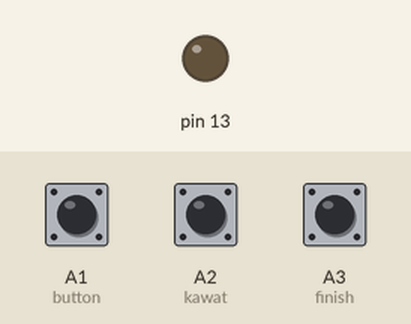
A sketch run on a simulated Arduino Uno, built with avr-gcc and run on an emulated ATmega328P. Shown: output pins drawn as LEDs (lit = HIGH). The test bench sets the inputs (shaded band); at power-on: A1 (button) HIGH, A2 (kawat) HIGH, A3 (finish) HIGH. What the sketch prints to the serial monitor is not drawn.

Above: at 1.2 s.
1.3 s: A1 (button) pulled LOW for 0.15 s
At 2.2 s:
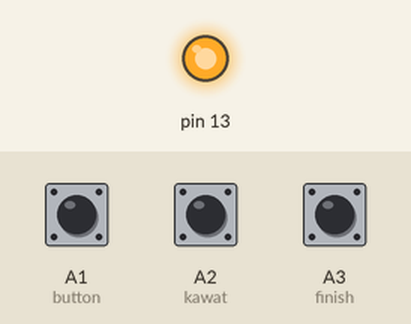
2.9 s: A2 (kawat) pulled LOW for 0.15 s
At 3.4 s:
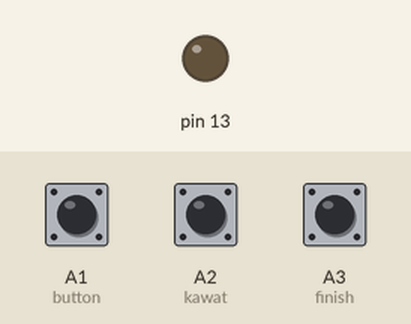
4.5 s: A1 (button) pulled LOW for 1 s
At 5.9 s:
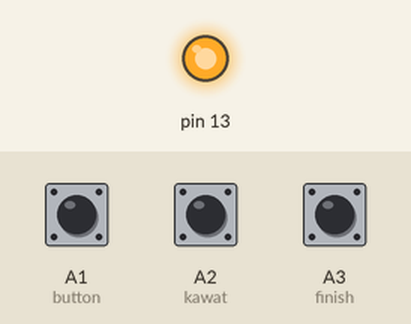
7.0 s: A3 (finish) pulled LOW for 0.15 s
At 7.7 s:
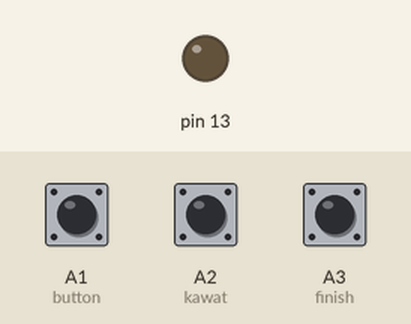
8.6 s: A1 (button) pulled LOW for 3.2 s
At 13.1 s:
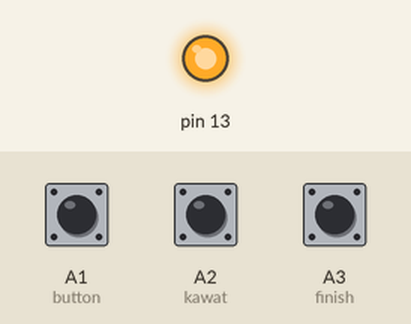
Timing chart, 0 to 14.6 s (numbered marks = the images above; inputs shaded):
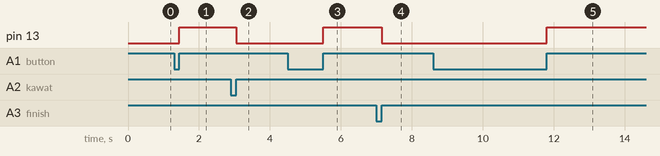

Measured:
- after the input at 1.3 s, pin 13: LOW → HIGH after 0.15 s
- after the input at 2.9 s, pin 13: HIGH → LOW after 0.15 s
- after the input at 4.5 s, pin 13: LOW → HIGH after 1.0 s
- after the input at 7.0 s, pin 13: HIGH → LOW after 0.15 s
- after the input at 8.6 s, pin 13: LOW → HIGH after 3.2 s

The sketch:

game_tangerang.ino
```cpp
int code = 0;
void setup() {
  // put your setup code here, to run once:
  pinMode(A1, 2); //button
  pinMode(A2, 2); // kawat
  pinMode(A3, 2); // finish
  pinMode(13, 1);
  Serial.begin(9600);
}

void loop() {
  // put your main code here, to run repeatedly:
  if (digitalRead(A1) == 0) {
    Serial.print("I");
    while (digitalRead(A1) == 0) {
    }
    code = 1;
    digitalWrite(13, 1);
  }


  if (code == 1) {
    if (digitalRead(A2) == 0) {
      Serial.print("k");
      while (digitalRead(A2) == 0) {
      }
      digitalWrite(13, 0);
      code = 0;
    }
    if (digitalRead(A3) == 0) {
      Serial.print("i");
      while (digitalRead(A3) == 0) {
      }
      digitalWrite(13, 0);
      code = 0;
    }
  }

}
```
